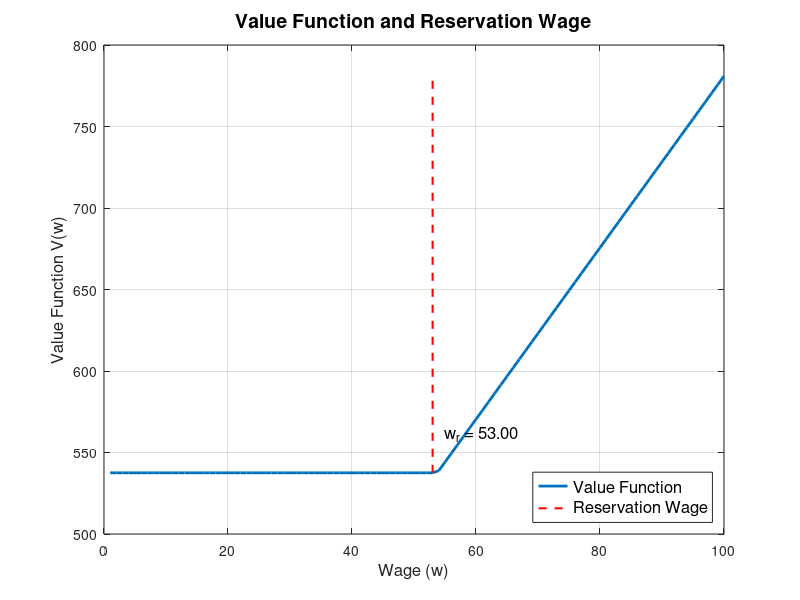

This chart was generated by the following MATLAB code:
%**************************************************************************
%               Tutorial 4. McCall Search Model with Layoffs              %
%                 MSc Advanced Economic Theory (ECON0057)                 %
%                       Problem set 3. Question 1.1.                      %
%**************************************************************************
%  
% Numerical Solution to McCall Search Model with Layoffs
%
% The dynamic problem:
%
% V(w) = max{ w + beta [(1-alpha)V(w) + alpha*(c+beta*E[V(w')]) ], 
%             c + beta*E[V(w')] }

%% 1. Initialization
clear all; close all; clc;

%% 2. Parameters
% Economic Parameters
params.beta  = 0.9;      % Discount factor
params.c     = 2;        % Unemployment benefits
params.alpha = 0.1;      % Probability of being fired

% Grid Parameters
params.n     = 100;      % Length of the distribution
params.wmin  = 1;        % Minimum wage
params.wmax  = 100;      % Maximum wage

% Numerical Parameters
params.maxit = 1000;     % Maximum iterations
params.tol   = 1.0e-5;   % Convergence tolerance
params.print = true;     % Plot option

%% 3. Grid Construction
% Create wage grid and probability distribution
w_grid = linspace(params.wmin, params.wmax, params.n)';

% Default uniform PDF for wage offers
p = ones(params.n, 1) / params.n;

% Alternative PDF (commented out)
% p = w_grid.^(-1);
% p = p / sum(p);

%% 4. Value Function Iteration
% Initialize
V0 = zeros(params.n, 1);
tic;

% Main iteration loop
for it = 1:params.maxit
    % Expected value of future wages
    EV = p' * V0;
    
    % Value of accepting vs rejecting offer
    V_accept = w_grid + params.beta * ((1-params.alpha) * V0 + ...
               params.alpha * (params.c + params.beta * EV));
    V_reject = params.c + params.beta * EV;
    
    % Compute value function
    VF = max(V_accept, V_reject);
    
    % Check convergence
    dist = norm(VF - V0);
    if dist < params.tol
        fprintf('Convergence achieved after %d iterations\n', it)
        break
    elseif it == params.maxit
        warning('Maximum iterations reached without convergence')
    end
    
    V0 = VF;
end

computation_time = toc;

%% 5. Results Analysis
% Display summary statistics
fprintf('\nValue Function Iteration Results:\n')
fprintf('--------------------------------\n')
fprintf('Total iterations: %d\n', it)
fprintf('Computation time: %.4f seconds\n', computation_time)
fprintf('Value function range: [%.2f, %.2f]\n', VF(1), VF(end))

%% 6. Reservation Wage Calculation
% Analytical reservation wage
res_wage_analytical = (params.c + params.beta * (p' * VF)) * (1 - params.beta);
fprintf('\nAnalytical Results:\n')
fprintf('--------------------------------\n')
fprintf('Reservation wage: %.2f\n', res_wage_analytical)

% Numerical reservation wage (first wage where value function increases)
VF_diff = diff(VF);
res_wage_idx = find(VF_diff > 0, 1);
res_wage_numerical = w_grid(res_wage_idx);

fprintf('\nNumerical Results:\n')
fprintf('--------------------------------\n')
fprintf('Reservation wage: %.2f\n', res_wage_numerical)

%% 7. Visualization
if params.print
    figure('Name', 'McCall Search Model Results', 'Position', [100 100 800 500])
    
    % Plot value function
    plot(w_grid, VF, 'LineWidth', 2)
    hold on
    
    % Add reservation wage vertical line
    plot([res_wage_numerical res_wage_numerical], [min(VF) max(VF)], ...
         '--r', 'LineWidth', 1.5)
    
    % Formatting
    xlabel('Wage (w)', 'FontSize', 12)
    ylabel('Value Function V(w)', 'FontSize', 12)
    title('Value Function and Reservation Wage', 'FontSize', 14)
    legend({'Value Function', 'Reservation Wage'}, 'Location', 'southeast', ...
           'FontSize', 12)
    grid on
    
    % Add text annotation for reservation wage
    text(res_wage_numerical + 2, min(VF) + 0.1 * (max(VF) - min(VF)), ...
         sprintf('w_r = %.2f', res_wage_numerical), 'FontSize', 12)
end